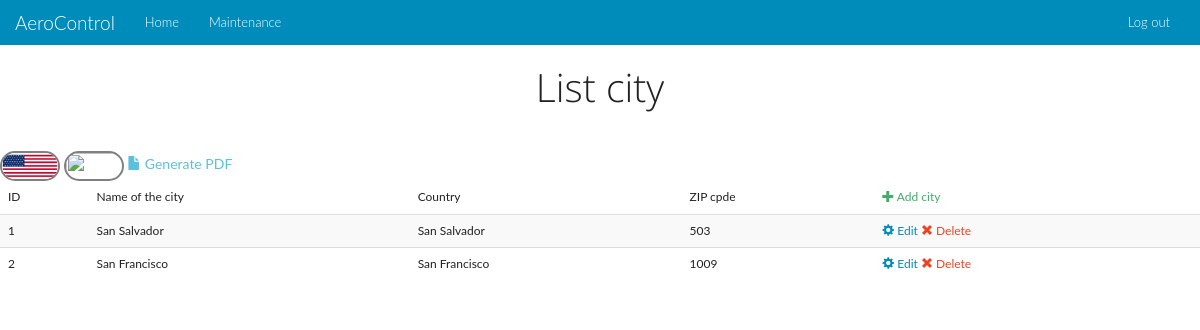
The app's page /en/admin/cities.php, older data.
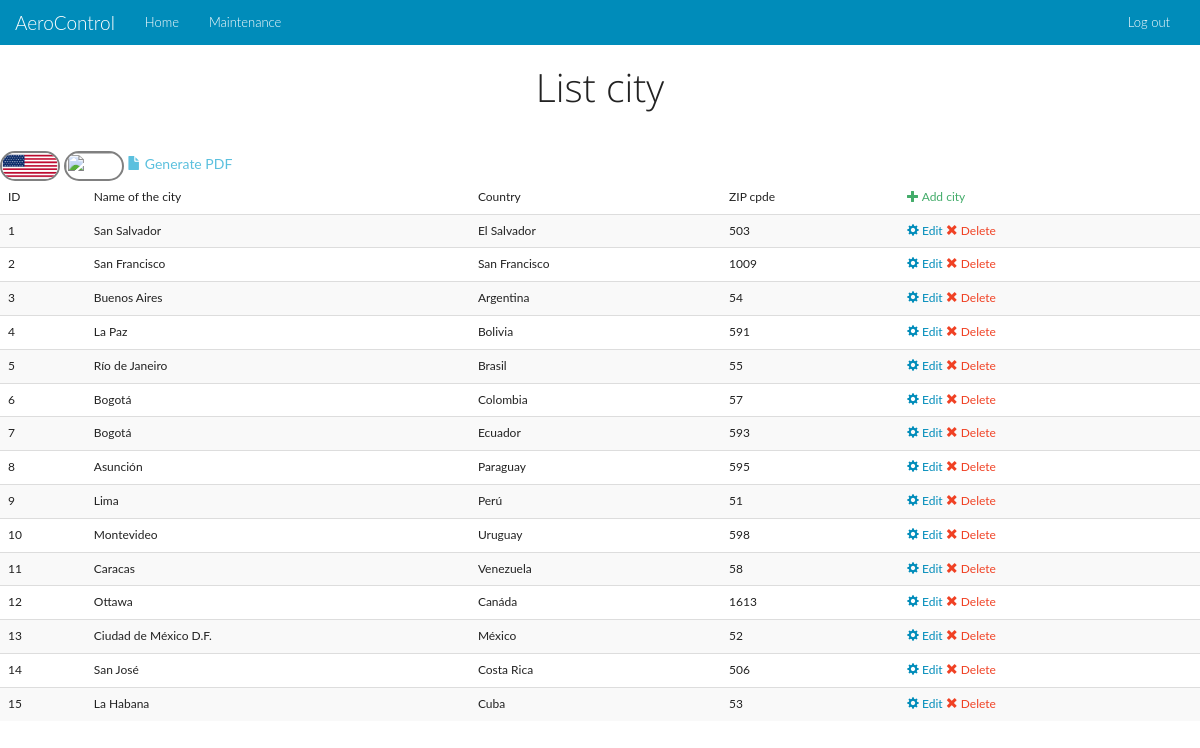
The same page, newer data.
### tables this page shows
CREATE TABLE IF NOT EXISTS `cities` (
  `id` int(11) NOT NULL AUTO_INCREMENT,
  `city` varchar(50) NOT NULL,
  `state` varchar(50) NOT NULL,
  `zip` int(11) NOT NULL,
  PRIMARY KEY (`id`)
);

### en/admin/cities.php (the view, shortened to what this page needs)
<!DOCTYPE html>
<html lang="en">
<head>
    <link href="../docs/css/bootstrap.css" rel="stylesheet">
    <link href="../docs/css/font-awesome.css" rel="stylesheet">
    <link href="../docs/css/ionicons.css" rel="stylesheet">
    <link href="../docs/css/style.css" rel="stylesheet">
</head>
<body>
<div class="container-fluid">
    <div class="row">
    <?php include 'nav.php'; ?>
        <h1 class="text-center">List city </h1>
        <br>
<?php
include "../docs/connect.php";
$query = "SELECT id, city, state, zip FROM cities ORDER BY id";
$resultado = mysql_query($query, $link);
$total = mysql_num_rows($resultado);
if($total>0)
{
?>
		<a href="cities.php"> <img src="../../base_de_datos/Ingles.jpg" class="redondo" width=60 height=30/></a>
<a href="../../es/admin/cities.php"> <img src="../../base_de_datos/descarga" class="redondo"  width="60" height="30"/> </a>
        <a href='exportcities.php' target="_blank" class="text-info"><span class='glyphicon glyphicon-file' aria-hidden='true'></span> Generate PDF</a>
        <table class="table table-striped">
            <thead><tr><td>ID</td><td>Name of the city</td><td>Country</td><td>ZIP cpde</td><td><a href='addcity.php' class="text-success"><span class='glyphicon glyphicon-plus' aria-hidden='true'></span> Add city</a></td></tr></thead><tbody>
<?php
    while($row = mysql_fetch_array($resultado))
	{
        echo "<tr><td>".$row['id']."</td>";
        echo "<td>".$row['city']."</td>";
        echo "<td>".$row['state']."</td>";
        echo "<td>".$row['zip']."</td>";
        echo "<td><a href='editcity.php?city=".$row['id']."'><span class='glyphicon glyphicon-cog' aria-hidden='true'></span>  Edit</a>   <a href='dropcity.php?city=".$row['id']."' class='text-danger'><span class='glyphicon glyphicon-remove' aria-hidden='true'></span>  Delete</a></td></tr>";
    }
}
else
{
    echo "<p class='text-danger text-center'>Error: The data base is empty <a href='addcity.php' class='text-success'>Add city</a></p>";
}
?>
        </tbody></table>
        </div>
</div>
</body>
</html>

Row changes from the older to the newer data that the page shows:
changed cities "San Salvador": state "San Salvador" → "El Salvador"
added cities: id "3", city "Buenos Aires", state "Argentina", zip "54"
added cities: id "4", city "La Paz", state "Bolivia", zip "591"
added cities: id "5", city "Río de Janeiro", state "Brasil", zip "55"
added cities: id "6", city "Bogotá", state "Colombia", zip "57"
added cities: id "7", city "Bogotá", state "Ecuador", zip "593"
added cities: id "8", city "Asunción", state "Paraguay", zip "595"
added cities: id "9", city "Lima", state "Perú", zip "51"
added cities: id "10", city "Montevideo", state "Uruguay", zip "598"
added cities: id "11", city "Caracas", state "Venezuela", zip "58"
added cities: id "12", city "Ottawa", state "Canáda", zip "1613"
added cities: id "13", city "Ciudad de México D.F.", state "México", zip "52"
added cities: id "14", city "San José", state "Costa Rica", zip "506"
added cities: id "15", city "La Habana", state "Cuba", zip "53"
